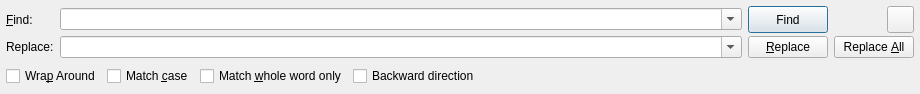
<?xml version="1.0" encoding="UTF-8"?>
<ui version="4.0">
 <class>FindReplaceWidget</class>
 <widget class="QWidget" name="FindReplaceWidget">
  <property name="geometry">
   <rect>
    <x>0</x>
    <y>0</y>
    <width>920</width>
    <height>94</height>
   </rect>
  </property>
  <property name="sizePolicy">
   <sizepolicy hsizetype="Preferred" vsizetype="Preferred">
    <horstretch>0</horstretch>
    <verstretch>0</verstretch>
   </sizepolicy>
  </property>
  <property name="minimumSize">
   <size>
    <width>0</width>
    <height>0</height>
   </size>
  </property>
  <property name="maximumSize">
   <size>
    <width>16777215</width>
    <height>16777215</height>
   </size>
  </property>
  <property name="windowTitle">
   <string>Find/Replace</string>
  </property>
  <property name="sizeGripEnabled" stdset="0">
   <bool>true</bool>
  </property>
  <layout class="QVBoxLayout" name="verticalLayout_3" stretch="3,1">
   <property name="spacing">
    <number>2</number>
   </property>
   <property name="sizeConstraint">
    <enum>QLayout::SetDefaultConstraint</enum>
   </property>
   <property name="leftMargin">
    <number>0</number>
   </property>
   <property name="topMargin">
    <number>0</number>
   </property>
   <property name="rightMargin">
    <number>0</number>
   </property>
   <property name="bottomMargin">
    <number>0</number>
   </property>
   <item>
    <layout class="QGridLayout" name="gridLayout">
     <property name="leftMargin">
      <number>6</number>
     </property>
     <property name="rightMargin">
      <number>6</number>
     </property>
     <property name="horizontalSpacing">
      <number>6</number>
     </property>
     <property name="verticalSpacing">
      <number>3</number>
     </property>
     <item row="1" column="2">
      <widget class="QPushButton" name="buttonReplace">
       <property name="sizePolicy">
        <sizepolicy hsizetype="Minimum" vsizetype="Minimum">
         <horstretch>0</horstretch>
         <verstretch>0</verstretch>
        </sizepolicy>
       </property>
       <property name="font">
        <font>
         <pointsize>9</pointsize>
        </font>
       </property>
       <property name="text">
        <string>&amp;Replace</string>
       </property>
      </widget>
     </item>
     <item row="1" column="3">
      <widget class="QPushButton" name="buttonReplaceAll">
       <property name="sizePolicy">
        <sizepolicy hsizetype="Minimum" vsizetype="Minimum">
         <horstretch>0</horstretch>
         <verstretch>0</verstretch>
        </sizepolicy>
       </property>
       <property name="font">
        <font>
         <pointsize>9</pointsize>
        </font>
       </property>
       <property name="text">
        <string>Replace &amp;All</string>
       </property>
      </widget>
     </item>
     <item row="0" column="1">
      <widget class="QComboBox" name="comboFind">
       <property name="sizePolicy">
        <sizepolicy hsizetype="MinimumExpanding" vsizetype="Fixed">
         <horstretch>0</horstretch>
         <verstretch>0</verstretch>
        </sizepolicy>
       </property>
       <property name="font">
        <font>
         <pointsize>9</pointsize>
        </font>
       </property>
       <property name="editable">
        <bool>true</bool>
       </property>
       <property name="maxCount">
        <number>10</number>
       </property>
       <property name="insertPolicy">
        <enum>QComboBox::NoInsert</enum>
       </property>
      </widget>
     </item>
     <item row="0" column="2">
      <widget class="QPushButton" name="buttonFind">
       <property name="sizePolicy">
        <sizepolicy hsizetype="Minimum" vsizetype="Minimum">
         <horstretch>0</horstretch>
         <verstretch>0</verstretch>
        </sizepolicy>
       </property>
       <property name="font">
        <font>
         <pointsize>9</pointsize>
        </font>
       </property>
       <property name="text">
        <string>Find</string>
       </property>
       <property name="autoDefault">
        <bool>false</bool>
       </property>
       <property name="default">
        <bool>true</bool>
       </property>
      </widget>
     </item>
     <item row="1" column="0">
      <widget class="QLabel" name="labelReplaceWith">
       <property name="enabled">
        <bool>true</bool>
       </property>
       <property name="sizePolicy">
        <sizepolicy hsizetype="Preferred" vsizetype="Minimum">
         <horstretch>0</horstretch>
         <verstretch>0</verstretch>
        </sizepolicy>
       </property>
       <property name="minimumSize">
        <size>
         <width>0</width>
         <height>0</height>
        </size>
       </property>
       <property name="maximumSize">
        <size>
         <width>16777215</width>
         <height>16777215</height>
        </size>
       </property>
       <property name="font">
        <font>
         <pointsize>9</pointsize>
         <weight>50</weight>
         <bold>false</bold>
        </font>
       </property>
       <property name="text">
        <string>Replace:</string>
       </property>
      </widget>
     </item>
     <item row="0" column="0">
      <widget class="QLabel" name="label">
       <property name="sizePolicy">
        <sizepolicy hsizetype="Preferred" vsizetype="Minimum">
         <horstretch>0</horstretch>
         <verstretch>0</verstretch>
        </sizepolicy>
       </property>
       <property name="minimumSize">
        <size>
         <width>0</width>
         <height>0</height>
        </size>
       </property>
       <property name="maximumSize">
        <size>
         <width>16777215</width>
         <height>16777215</height>
        </size>
       </property>
       <property name="font">
        <font>
         <pointsize>9</pointsize>
         <weight>50</weight>
         <bold>false</bold>
        </font>
       </property>
       <property name="text">
        <string>&amp;Find:</string>
       </property>
       <property name="buddy">
        <cstring>comboFind</cstring>
       </property>
      </widget>
     </item>
     <item row="1" column="1">
      <widget class="QComboBox" name="comboReplace">
       <property name="sizePolicy">
        <sizepolicy hsizetype="MinimumExpanding" vsizetype="Fixed">
         <horstretch>0</horstretch>
         <verstretch>0</verstretch>
        </sizepolicy>
       </property>
       <property name="font">
        <font>
         <pointsize>9</pointsize>
        </font>
       </property>
       <property name="editable">
        <bool>true</bool>
       </property>
       <property name="maxCount">
        <number>10</number>
       </property>
       <property name="insertPolicy">
        <enum>QComboBox::NoInsert</enum>
       </property>
      </widget>
     </item>
     <item row="0" column="3" alignment="Qt::AlignRight">
      <widget class="QToolButton" name="buttonClose">
       <property name="sizePolicy">
        <sizepolicy hsizetype="Fixed" vsizetype="Fixed">
         <horstretch>0</horstretch>
         <verstretch>0</verstretch>
        </sizepolicy>
       </property>
       <property name="minimumSize">
        <size>
         <width>27</width>
         <height>27</height>
        </size>
       </property>
       <property name="maximumSize">
        <size>
         <width>27</width>
         <height>27</height>
        </size>
       </property>
       <property name="text">
        <string/>
       </property>
      </widget>
     </item>
    </layout>
   </item>
   <item>
    <layout class="QHBoxLayout" name="horizontalLayout">
     <property name="spacing">
      <number>6</number>
     </property>
     <property name="leftMargin">
      <number>6</number>
     </property>
     <property name="rightMargin">
      <number>6</number>
     </property>
     <item>
      <widget class="QCheckBox" name="checkBoxWrapAround">
       <property name="font">
        <font>
         <pointsize>9</pointsize>
        </font>
       </property>
       <property name="text">
        <string>Wra&amp;p Around</string>
       </property>
      </widget>
     </item>
     <item>
      <widget class="QCheckBox" name="checkBoxMatchCase">
       <property name="font">
        <font>
         <pointsize>9</pointsize>
        </font>
       </property>
       <property name="text">
        <string>Match &amp;case</string>
       </property>
      </widget>
     </item>
     <item>
      <widget class="QCheckBox" name="checkBoxMatchWholeWord">
       <property name="font">
        <font>
         <pointsize>9</pointsize>
        </font>
       </property>
       <property name="text">
        <string>Match &amp;whole word only</string>
       </property>
      </widget>
     </item>
     <item>
      <widget class="QCheckBox" name="checkBoxBackwardsDirection">
       <property name="font">
        <font>
         <pointsize>9</pointsize>
        </font>
       </property>
       <property name="text">
        <string>Backward direction</string>
       </property>
      </widget>
     </item>
     <item>
      <spacer name="horizontalSpacer">
       <property name="orientation">
        <enum>Qt::Horizontal</enum>
       </property>
       <property name="sizeHint" stdset="0">
        <size>
         <width>40</width>
         <height>20</height>
        </size>
       </property>
      </spacer>
     </item>
    </layout>
   </item>
  </layout>
 </widget>
 <resources/>
 <connections>
  <connection>
   <sender>buttonClose</sender>
   <signal>clicked()</signal>
   <receiver>FindReplaceWidget</receiver>
   <slot>close()</slot>
   <hints>
    <hint type="sourcelabel">
     <x>848</x>
     <y>15</y>
    </hint>
    <hint type="destinationlabel">
     <x>459</x>
     <y>48</y>
    </hint>
   </hints>
  </connection>
 </connections>
</ui>
